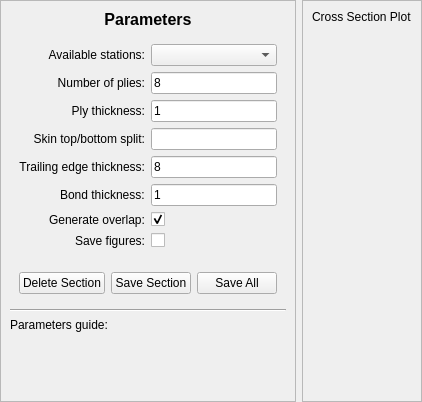
               <widget class="QWidget" name="skin_page">
                <property name="styleSheet">
                 <string notr="true"/>
                </property>
                <layout class="QHBoxLayout" name="horizontalLayout_12">
                 <property name="leftMargin">
                  <number>0</number>
                 </property>
                 <property name="topMargin">
                  <number>0</number>
                 </property>
                 <property name="rightMargin">
                  <number>0</number>
                 </property>
                 <property name="bottomMargin">
                  <number>0</number>
                 </property>
                 <item>
                  <widget class="QFrame" name="frame_11">
                   <property name="frameShape">
                    <enum>QFrame::Shape::StyledPanel</enum>
                   </property>
                   <property name="frameShadow">
                    <enum>QFrame::Shadow::Raised</enum>
                   </property>
                   <layout class="QVBoxLayout" name="verticalLayout_17">
                    <item>
                     <widget class="QLabel" name="label_29">
                      <property name="sizePolicy">
                       <sizepolicy hsizetype="Preferred" vsizetype="Preferred">
                        <horstretch>0</horstretch>
                        <verstretch>0</verstretch>
                       </sizepolicy>
                      </property>
                      <property name="font">
                       <font>
                        <family>Segoe UI</family>
                        <pointsize>12</pointsize>
                        <italic>false</italic>
                        <bold>true</bold>
                       </font>
                      </property>
                      <property name="text">
                       <string>Parameters</string>
                      </property>
                      <property name="alignment">
                       <set>Qt::AlignmentFlag::AlignCenter</set>
                      </property>
                     </widget>
                    </item>
                    <item>
                     <widget class="QFrame" name="frame_sec_params">
                      <property name="sizePolicy">
                       <sizepolicy hsizetype="Preferred" vsizetype="Preferred">
                        <horstretch>0</horstretch>
                        <verstretch>0</verstretch>
                       </sizepolicy>
                      </property>
                      <property name="styleSheet">
                       <string notr="true"/>
                      </property>
                      <layout class="QFormLayout" name="formLayout_4">
                       <property name="labelAlignment">
                        <set>Qt::AlignmentFlag::AlignRight|Qt::AlignmentFlag::AlignTrailing|Qt::AlignmentFlag::AlignVCenter</set>
                       </property>
                       <item row="0" column="0">
                        <widget class="QLabel" name="label_30">
                         <property name="text">
                          <string>Available stations:</string>
                         </property>
                         <property name="alignment">
                          <set>Qt::AlignmentFlag::AlignRight|Qt::AlignmentFlag::AlignTrailing|Qt::AlignmentFlag::AlignVCenter</set>
                         </property>
                        </widget>
                       </item>
                       <item row="0" column="1">
                        <widget class="QComboBox" name="skin_liststations">
                         <property name="sizePolicy">
                          <sizepolicy hsizetype="Preferred" vsizetype="Preferred">
                           <horstretch>0</horstretch>
                           <verstretch>0</verstretch>
                          </sizepolicy>
                         </property>
                         <property name="styleSheet">
                          <string notr="true"/>
                         </property>
                        </widget>
                       </item>
                       <item row="1" column="0">
                        <widget class="QLabel" name="label_31">
                         <property name="text">
                          <string>Number of plies:</string>
                         </property>
                         <property name="alignment">
                          <set>Qt::AlignmentFlag::AlignRight|Qt::AlignmentFlag::AlignTrailing|Qt::AlignmentFlag::AlignVCenter</set>
                         </property>
                        </widget>
                       </item>
                       <item row="1" column="1">
                        <widget class="QLineEdit" name="skin_nplies_input">
                         <property name="sizePolicy">
                          <sizepolicy hsizetype="Preferred" vsizetype="Preferred">
                           <horstretch>0</horstretch>
                           <verstretch>0</verstretch>
                          </sizepolicy>
                         </property>
                         <property name="toolTip">
                          <string>Minimum: 1</string>
                         </property>
                         <property name="text">
                          <string>8</string>
                         </property>
                        </widget>
                       </item>
                       <item row="2" column="0">
                        <widget class="QLabel" name="label_32">
                         <property name="text">
                          <string>Ply thickness:</string>
                         </property>
                         <property name="alignment">
                          <set>Qt::AlignmentFlag::AlignRight|Qt::AlignmentFlag::AlignTrailing|Qt::AlignmentFlag::AlignVCenter</set>
                         </property>
                        </widget>
                       </item>
                       <item row="2" column="1">
                        <widget class="QLineEdit" name="skin_plythickness_input">
                         <property name="sizePolicy">
                          <sizepolicy hsizetype="Preferred" vsizetype="Preferred">
                           <horstretch>0</horstretch>
                           <verstretch>0</verstretch>
                          </sizepolicy>
                         </property>
                         <property name="toolTip">
                          <string>Minimum: 0.1</string>
                         </property>
                         <property name="text">
                          <string>1</string>
                         </property>
                        </widget>
                       </item>
                       <item row="3" column="0">
                        <widget class="QLabel" name="label_33">
                         <property name="text">
                          <string>Skin top/bottom split:</string>
                         </property>
                         <property name="alignment">
                          <set>Qt::AlignmentFlag::AlignRight|Qt::AlignmentFlag::AlignTrailing|Qt::AlignmentFlag::AlignVCenter</set>
                         </property>
                        </widget>
                       </item>
                       <item row="3" column="1">
                        <widget class="QLineEdit" name="skin_overlaptarget_input">
                         <property name="sizePolicy">
                          <sizepolicy hsizetype="Preferred" vsizetype="Preferred">
                           <horstretch>0</horstretch>
                           <verstretch>0</verstretch>
                          </sizepolicy>
                         </property>
                         <property name="toolTip">
                          <string>Calculated (Non-editable)</string>
                         </property>
                         <property name="styleSheet">
                          <string notr="true"/>
                         </property>
                         <property name="readOnly">
                          <bool>true</bool>
                         </property>
                        </widget>
                       </item>
                       <item row="4" column="0">
                        <widget class="QLabel" name="label_34">
                         <property name="text">
                          <string>Trailing edge thickness:</string>
                         </property>
                         <property name="alignment">
                          <set>Qt::AlignmentFlag::AlignRight|Qt::AlignmentFlag::AlignTrailing|Qt::AlignmentFlag::AlignVCenter</set>
                         </property>
                        </widget>
                       </item>
                       <item row="4" column="1">
                        <widget class="QLineEdit" name="skin_tethickness_input">
                         <property name="sizePolicy">
                          <sizepolicy hsizetype="Preferred" vsizetype="Preferred">
                           <horstretch>0</horstretch>
                           <verstretch>0</verstretch>
                          </sizepolicy>
                         </property>
                         <property name="toolTip">
                          <string>Minimum: 0.1</string>
                         </property>
                         <property name="text">
                          <string>8</string>
                         </property>
                        </widget>
                       </item>
                       <item row="5" column="0">
                        <widget class="QLabel" name="label_54">
                         <property name="text">
                          <string>Bond thickness:</string>
                         </property>
                        </widget>
                       </item>
                       <item row="5" column="1">
                        <widget class="QLineEdit" name="skin_bond_input">
                         <property name="sizePolicy">
                          <sizepolicy hsizetype="Preferred" vsizetype="Preferred">
                           <horstretch>0</horstretch>
                           <verstretch>0</verstretch>
                          </sizepolicy>
                         </property>
                         <property name="toolTip">
                          <string>Minimum: 0.1</string>
                         </property>
                         <property name="text">
                          <string>1</string>
                         </property>
                        </widget>
                       </item>
                       <item row="6" column="0">
                        <widget class="QLabel" name="label_59">
                         <property name="text">
                          <string>Generate overlap:</string>
                         </property>
                        </widget>
                       </item>
                       <item row="6" column="1">
                        <widget class="QCheckBox" name="skin_jiggle_toggle">
                         <property name="sizePolicy">
                          <sizepolicy hsizetype="Preferred" vsizetype="Preferred">
                           <horstretch>0</horstretch>
                           <verstretch>0</verstretch>
                          </sizepolicy>
                         </property>
                         <property name="text">
                          <string/>
                         </property>
                         <property name="checked">
                          <bool>true</bool>
                         </property>
                        </widget>
                       </item>
                       <item row="7" column="0">
                        <widget class="QLabel" name="label_36">
                         <property name="text">
                          <string>Save figures:</string>
                         </property>
                         <property name="alignment">
                          <set>Qt::AlignmentFlag::AlignRight|Qt::AlignmentFlag::AlignTrailing|Qt::AlignmentFlag::AlignVCenter</set>
                         </property>
                        </widget>
                       </item>
                       <item row="7" column="1">
                        <widget class="QCheckBox" name="skin_savefig_input">
                         <property name="sizePolicy">
                          <sizepolicy hsizetype="Preferred" vsizetype="Preferred">
                           <horstretch>0</horstretch>
                           <verstretch>0</verstretch>
                          </sizepolicy>
                         </property>
                         <property name="minimumSize">
                          <size>
                           <width>0</width>
                           <height>0</height>
                          </size>
                         </property>
                         <property name="maximumSize">
                          <size>
                           <width>16777215</width>
                           <height>16777215</height>
                          </size>
                         </property>
                         <property name="toolTip">
                          <string>Saved in the current
work directory.</string>
                         </property>
                         <property name="text">
                          <string/>
                         </property>
                        </widget>
                       </item>
                      </layout>
                     </widget>
                    </item>
                    <item>
                     <widget class="QWidget" name="widget_11" native="true">
                      <property name="styleSheet">
                       <string notr="true"/>
                      </property>
                      <layout class="QHBoxLayout" name="horizontalLayout_3">
                       <item>
                        <widget class="QPushButton" name="skin_delSection_button">
                         <property name="sizePolicy">
                          <sizepolicy hsizetype="Preferred" vsizetype="Preferred">
                           <horstretch>0</horstretch>
                           <verstretch>0</verstretch>
                          </sizepolicy>
                         </property>
                         <property name="text">
                          <string>Delete Section</string>
                         </property>
                        </widget>
                       </item>
                       <item>
                        <widget class="QPushButton" name="skin_saveSection_button">
                         <property name="sizePolicy">
                          <sizepolicy hsizetype="Preferred" vsizetype="Preferred">
                           <horstretch>0</horstretch>
                           <verstretch>0</verstretch>
                          </sizepolicy>
                         </property>
                         <property name="text">
                          <string>Save Section</string>
                         </property>
                        </widget>
                       </item>
                       <item>
                        <widget class="QPushButton" name="skin_saveAll_button">
                         <property name="sizePolicy">
                          <sizepolicy hsizetype="Preferred" vsizetype="Preferred">
                           <horstretch>0</horstretch>
                           <verstretch>0</verstretch>
                          </sizepolicy>
                         </property>
                         <property name="toolTip">
                          <string>Save all stations at once.
Parameters are the same for all.</string>
                         </property>
                         <property name="text">
                          <string>Save All</string>
                         </property>
                        </widget>
                       </item>
                      </layout>
                     </widget>
                    </item>
                    <item>
                     <widget class="Line" name="line_4">
                      <property name="orientation">
                       <enum>Qt::Orientation::Horizontal</enum>
                      </property>
                     </widget>
                    </item>
                    <item>
                     <widget class="QFrame" name="skin_zoomedgraph_frame">
                      <property name="minimumSize">
                       <size>
                        <width>0</width>
                        <height>0</height>
                       </size>
                      </property>
                      <property name="layoutDirection">
                       <enum>Qt::LayoutDirection::LeftToRight</enum>
                      </property>
                      <property name="autoFillBackground">
                       <bool>false</bool>
                      </property>
                      <property name="styleSheet">
                       <string notr="true"/>
                      </property>
                      <layout class="QVBoxLayout" name="verticalLayout_22">
                       <property name="leftMargin">
                        <number>0</number>
                       </property>
                       <property name="topMargin">
                        <number>0</number>
                       </property>
                       <property name="rightMargin">
                        <number>0</number>
                       </property>
                       <property name="bottomMargin">
                        <number>0</number>
                       </property>
                       <item>
                        <widget class="QLabel" name="label_51">
                         <property name="text">
                          <string>Parameters guide:</string>
                         </property>
                        </widget>
                       </item>
                       <item>
                        <widget class="QLabel" name="label_53">
                         <property name="sizePolicy">
                          <sizepolicy hsizetype="Preferred" vsizetype="Preferred">
                           <horstretch>0</horstretch>
                           <verstretch>0</verstretch>
                          </sizepolicy>
                         </property>
                         <property name="maximumSize">
                          <size>
                           <width>297</width>
                           <height>208</height>
                          </size>
                         </property>
                         <property name="styleSheet">
                          <string notr="true"/>
                         </property>
                         <property name="text">
                          <string/>
                         </property>
                         <property name="pixmap">
                          <pixmap resource="resources.qrc">:/resources/images/skin_help.png</pixmap>
                         </property>
                         <property name="scaledContents">
                          <bool>true</bool>
                         </property>
                         <property name="alignment">
                          <set>Qt::AlignmentFlag::AlignCenter</set>
                         </property>
                        </widget>
                       </item>
                      </layout>
                     </widget>
                    </item>
                    <item>
                     <spacer name="verticalSpacer_5">
                      <property name="orientation">
                       <enum>Qt::Orientation::Vertical</enum>
                      </property>
                      <property name="sizeHint" stdset="0">
                       <size>
                        <width>20</width>
                        <height>40</height>
                       </size>
                      </property>
                     </spacer>
                    </item>
                   </layout>
                  </widget>
                 </item>
                 <item>
                  <widget class="QFrame" name="skin_maingraph_frame">
                   <property name="minimumSize">
                    <size>
                     <width>0</width>
                     <height>0</height>
                    </size>
                   </property>
                   <property name="styleSheet">
                    <string notr="true"/>
                   </property>
                   <property name="frameShape">
                    <enum>QFrame::Shape::StyledPanel</enum>
                   </property>
                   <layout class="QVBoxLayout" name="verticalLayout_16">
                    <item>
                     <widget class="QLabel" name="label_50">
                      <property name="text">
                       <string>Cross Section Plot</string>
                      </property>
                     </widget>
                    </item>
                    <item>
                     <widget class="QWidget" name="skin_full_chart" native="true">
                      <property name="sizePolicy">
                       <sizepolicy hsizetype="MinimumExpanding" vsizetype="MinimumExpanding">
                        <horstretch>0</horstretch>
                        <verstretch>0</verstretch>
                       </sizepolicy>
                      </property>
                      <property name="styleSheet">
                       <string notr="true"/>
                      </property>
                      <layout class="QVBoxLayout" name="verticalLayout_10">
                       <property name="leftMargin">
                        <number>0</number>
                       </property>
                       <property name="topMargin">
                        <number>0</number>
                       </property>
                       <property name="rightMargin">
                        <number>0</number>
                       </property>
                       <property name="bottomMargin">
                        <number>0</number>
                       </property>
                      </layout>
                     </widget>
                    </item>
                   </layout>
                  </widget>
                 </item>
                </layout>
               </widget>
